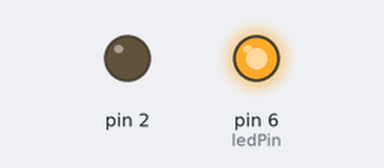
A sketch run on a simulated Arduino Uno, built with avr-gcc and run on an emulated ATmega328P. Shown: output pins drawn as LEDs (lit = HIGH).

Above: at 8.5 s.
At 9.7 s:
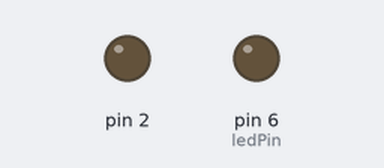
Timing chart, 0 to 11.2 s (numbered marks = the images above):
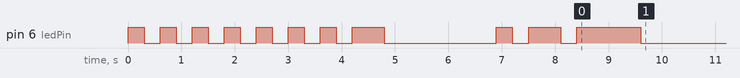

The sketch:

led_emitter_receiver.ino
```cpp
 #include "BitPattern.h"
#define ledPin 6
#define transmitPd 300 // 300 ms every bit
#define PREAMBLE_LEN 8

BitPattern preamble(PREAMBLE_LEN);
BitPattern startFrame(8);
BitPattern header(8);

enum ParseType {
  ASCII = 0,
  INTEGER = 1
};

void setup() {
  // put your setup code here, to run once:
  Serial.begin(115200);
  pinMode(ledPin, OUTPUT);
  pinMode(A0, INPUT);
  pinMode(2, OUTPUT);

  preamble.setHalfWord(0xAAAA, 0);
  preamble.setHalfWord(0xAAAA, 1);
  startFrame.setHalfWord(0xAB00, 0);

  header.setHalfWord(0x0100, 0); // test send letter o
  // "hello, world!" is 12 letters and ascii type

  BitPattern oMessage(8);
  oMessage.setHalfWord(0x6F00, 0);

  sendBitPattern(preamble, transmitPd);
  sendBitPattern(startFrame, transmitPd);
  sendBitPattern(header, transmitPd);
  sendBitPattern(oMessage, transmitPd);

  digitalWrite(ledPin, LOW);
}

void loop() {

}

void sendHeader(BitPattern& pattern, int length, ParseType type) {

  unsigned int ptype = type;

}

void sendBitPattern(BitPattern& pattern, int delayLen) {
  for(int i = 0; i < pattern.size; i++) {
    int bit = pattern.getBit(i);
    if(bit == 1) digitalWrite(ledPin, HIGH);
    else if(bit == 0) digitalWrite(ledPin, LOW);
    delay(delayLen);
  }
}

void sendString(char* message, int length) {

}

/*
 * Notes:
 * Tried Receiving with different color plain leds and none recognize light from led in ambient
 * light and no ambient light even when constantly lit led was placed on the same breadboard
 * Resistance: 800 MOhms
 */
```

BitPattern.h
```cpp
#ifndef BITPATTERN_H
#define BITPATTERN_H

struct BitPattern {
  int size;
  int arrSize;
  int* bitArray;

  BitPattern(int size) {
    this->size = size;
    arrSize = size/16;
    arrSize += size % 16 == 0 ? 0 : 1;
    this->bitArray = new int[arrSize];
  }

  BitPattern(int size, int data[], int datalen) {
    this->size = size;
    arrSize = size/16;
    arrSize += size % 16 == 0 ? 0 : 1;
    this->bitArray = new int[arrSize];
    setWithArray(data, datalen);
  }

  void setHalfWord(int halfword, int index) {
    if(index < arrSize) {
      bitArray[index] = halfword;
    }
  }

  void setWithArray(int data[], int datalen) {
    int len = datalen < arrSize ? datalen : arrSize;
    for(int i = 0; i < len; i++) {
      bitArray[i] = data[i];
    }
  }

  // indexed left to right
  int getBit(int index) {
    if(index < size) {
      int arrIndex = index / 16;
      return (bitArray[arrIndex] & (1 << (15 - (index % 16)))) != 0;
    } else {
      return -1;
    }
  }

  void setBit(int index) {
    if(index < size) {
      int arrIndex = index / 16;
      bitArray[arrIndex] = bitArray[arrIndex] | (1 << (15 - (index % 16)));
    }
  }

  void clearBit(int index) {
    if(index < size) {
      int arrIndex = index / 16;
      bitArray[arrIndex] = bitArray[arrIndex] & ~(1 << (15 - (index % 16)));
    }
  }

  bool equals(BitPattern& other) {
    if(other.size != size) return false;
    for(int i = 0; i < size; i++) {
      if(getBit(i) != other.getBit(i)) return false;
    }
    return true;
  }
};

#endif
```
